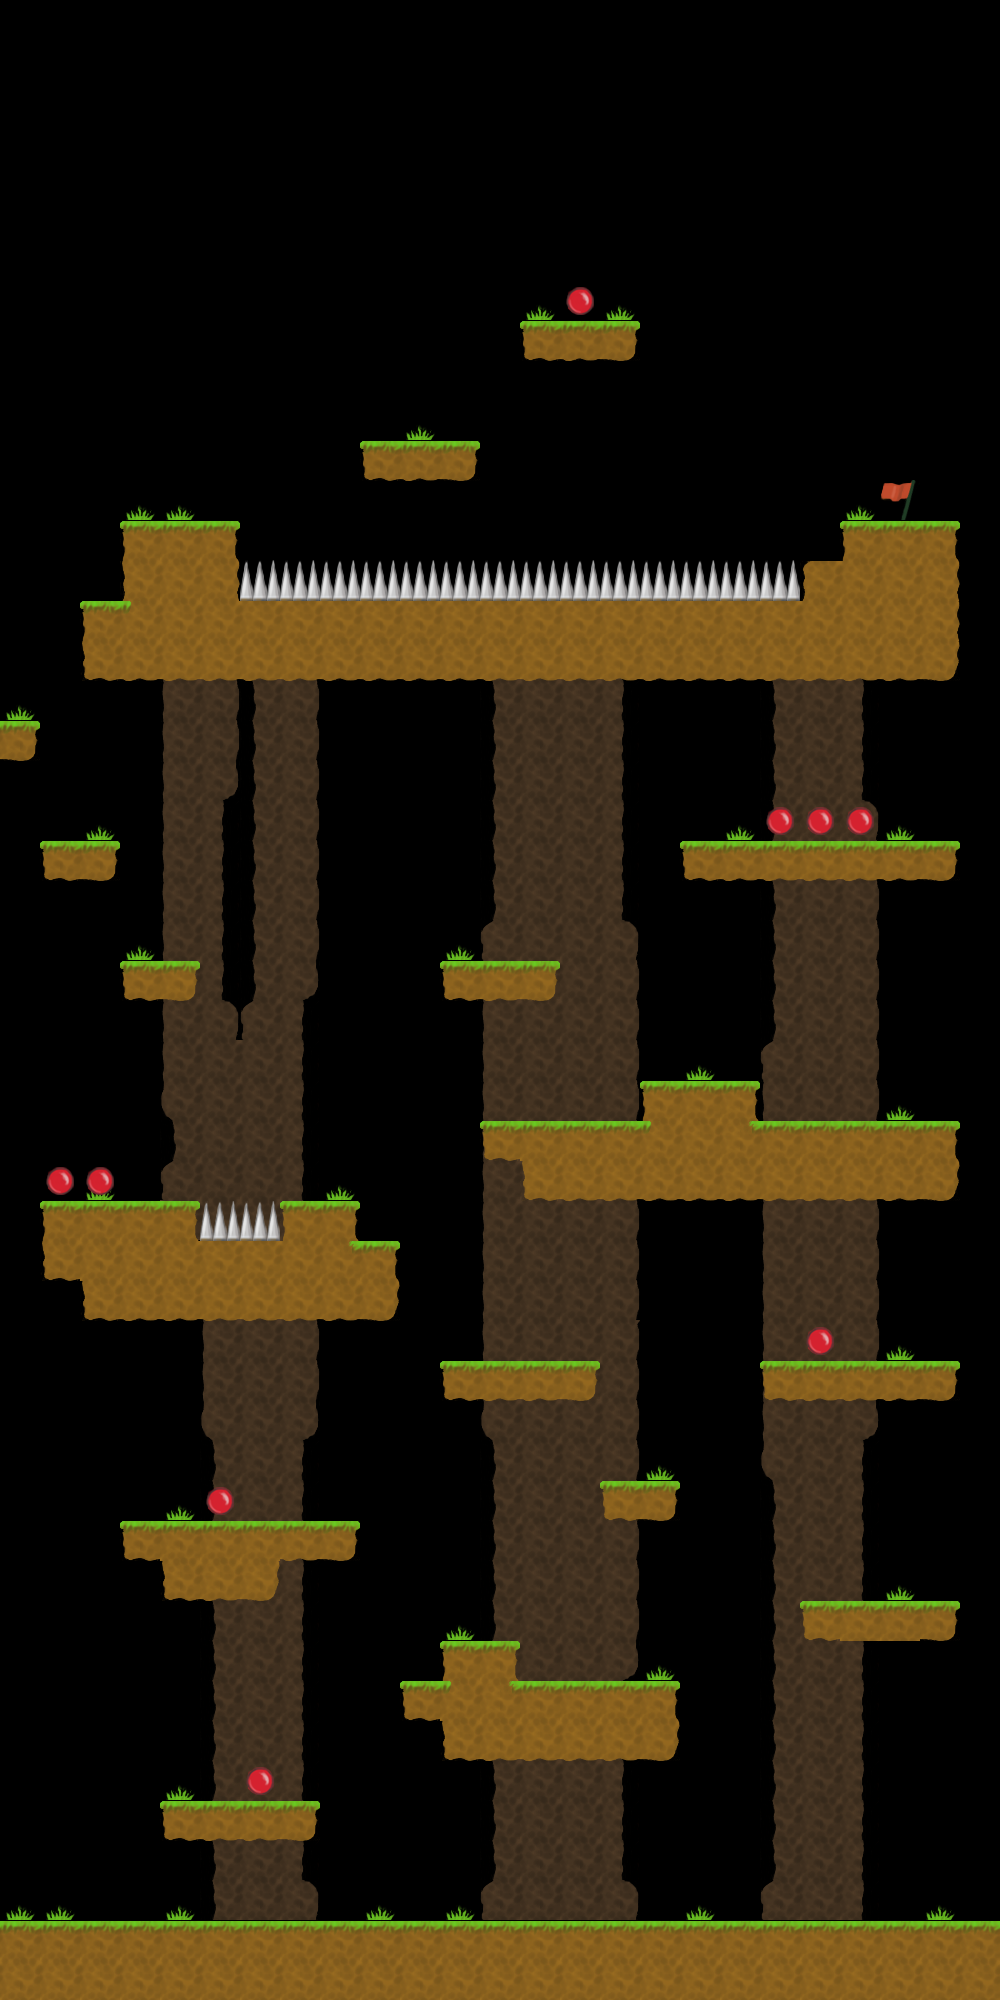

This is a level from a 2D game, rendered from its Tiled map with the project's own tilesets. A one-line summary and the complete map file follow:
An orthogonal 25x50 tile map with 40x40 px tiles, 2 tile layers (1, 2), 2 tilesets.

<map version="1.0" orientation="orthogonal" renderorder="right-down" width="25" height="50" tilewidth="40" tileheight="40" nextobjectid="1">
 <tileset firstgid="1" name="tiles" tilewidth="40" tileheight="40" tilecount="40" columns="10">
  <image source="../tiles.png" width="400" height="160" />
 </tileset>
 <tileset firstgid="41" name="tiles" tilewidth="40" tileheight="40" tilecount="40" columns="10">
  <image source="../tiles.png" width="400" height="160" />
 </tileset>
 <layer name="1" width="25" height="50">
  <data encoding="csv">
0,0,0,0,0,0,0,0,0,0,0,0,0,0,0,0,0,0,0,0,0,0,0,0,0,
0,0,0,0,0,0,0,0,0,0,0,0,0,0,0,0,0,0,0,0,0,0,0,0,0,
0,0,0,0,0,0,0,0,0,0,0,0,0,0,0,0,0,0,0,0,0,0,0,0,0,
0,0,0,0,0,0,0,0,0,0,0,0,0,0,0,0,0,0,0,0,0,0,0,0,0,
0,0,0,0,0,0,0,0,0,0,0,0,0,0,0,0,0,0,0,0,0,0,0,0,0,
0,0,0,0,0,0,0,0,0,0,0,0,0,0,0,0,0,0,0,0,0,0,0,0,0,
0,0,0,0,0,0,0,0,0,0,0,0,0,0,0,0,0,0,0,0,0,0,0,0,0,
0,0,0,0,0,0,0,0,0,0,0,0,0,6,0,6,0,0,0,0,0,0,0,0,0,
0,0,0,0,0,0,0,0,0,0,0,0,0,0,0,0,0,0,0,0,0,0,0,0,0,
0,0,0,0,0,0,0,0,0,0,0,0,0,0,0,0,0,0,0,0,0,0,0,0,0,
0,0,0,0,0,0,0,0,0,0,6,0,0,0,0,0,0,0,0,0,0,0,0,0,0,
0,0,0,0,0,0,0,0,0,0,0,0,0,0,0,0,0,0,0,0,0,0,0,0,0,
0,0,0,6,6,0,0,0,0,0,0,0,0,0,0,0,0,0,0,0,0,6,7,0,0,
0,0,0,0,0,0,0,0,0,0,0,0,0,0,0,0,0,0,0,0,0,0,0,0,0,
0,0,0,0,0,0,3,3,3,3,3,3,3,3,3,3,3,3,3,3,0,0,0,0,0,
0,0,0,0,0,0,0,0,0,0,0,0,0,0,0,0,0,0,0,0,0,0,0,0,0,
0,0,0,0,13,14,21,14,0,0,0,0,21,5,5,32,0,0,0,31,5,32,0,0,0,
6,0,0,0,13,14,31,14,0,0,0,0,31,5,5,32,0,0,0,31,5,32,0,0,0,
0,0,0,0,13,14,31,14,0,0,0,0,31,5,5,32,0,0,0,31,5,32,0,0,0,
0,0,0,0,13,22,31,14,0,0,0,0,31,5,5,32,0,0,0,31,5,32,0,0,0,
0,0,6,0,13,32,31,14,0,0,0,0,31,5,5,32,0,0,6,31,5,12,6,0,0,
0,0,0,0,13,32,31,14,0,0,0,0,31,5,5,32,0,0,0,31,5,14,0,0,0,
0,0,0,0,13,32,31,14,0,0,0,0,31,5,5,32,0,0,0,31,5,14,0,0,0,
0,0,0,6,13,32,31,14,0,0,0,6,11,5,5,12,0,0,0,31,5,14,0,0,0,
0,0,0,0,13,32,31,22,0,0,0,0,13,5,5,14,0,0,0,31,5,14,0,0,0,
0,0,0,0,13,12,11,32,0,0,0,0,13,5,5,14,0,0,0,31,5,14,0,0,0,
0,0,0,0,13,5,5,32,0,0,0,0,13,5,5,14,0,6,0,11,5,14,0,0,0,
0,0,0,0,21,5,5,32,0,0,0,0,13,5,5,14,0,0,0,13,5,14,6,0,0,
0,0,0,0,31,5,5,32,0,0,0,0,13,5,5,14,0,0,0,13,5,14,0,0,0,
0,0,6,0,11,5,5,32,6,0,0,0,13,5,5,14,0,0,0,13,5,14,0,0,0,
0,0,0,0,5,5,5,32,0,0,0,0,13,5,5,14,0,0,0,13,5,14,0,0,0,
0,0,0,0,0,13,5,32,0,0,0,0,13,5,5,14,0,0,0,13,5,14,0,0,0,
0,0,0,0,0,13,5,12,0,0,0,0,13,5,5,14,0,0,0,13,5,14,0,0,0,
0,0,0,0,0,13,5,14,0,0,0,0,13,5,5,19,0,0,0,13,5,14,6,0,0,
0,0,0,0,0,13,5,14,0,0,0,0,13,5,5,14,0,0,0,13,5,14,0,0,0,
0,0,0,0,0,21,5,22,0,0,0,0,21,5,5,14,0,0,0,13,5,22,0,0,0,
0,0,0,0,0,31,5,32,0,0,0,0,31,5,5,14,6,0,0,21,5,32,0,0,0,
0,0,0,0,6,31,5,32,0,0,0,0,31,5,5,14,0,0,0,31,5,32,0,0,0,
0,0,0,0,0,31,5,32,0,0,0,0,31,5,5,14,0,0,0,31,5,32,0,0,0,
0,0,0,0,0,31,5,32,0,0,0,0,31,5,5,14,0,0,0,31,5,32,6,0,0,
0,0,0,0,0,31,5,32,0,0,0,6,31,5,5,14,0,0,0,31,5,32,0,0,0,
0,0,0,0,0,31,5,32,0,0,0,0,31,5,5,22,6,0,0,31,5,32,0,0,0,
0,0,0,0,0,31,5,32,0,0,0,0,31,5,5,32,0,0,0,31,5,32,0,0,0,
0,0,0,0,0,31,5,32,0,0,0,0,31,5,5,32,0,0,0,31,5,32,0,0,0,
0,0,0,0,6,31,5,32,0,0,0,0,31,5,5,32,0,0,0,31,5,32,0,0,0,
0,0,0,0,0,31,5,32,0,0,0,0,31,5,5,32,0,0,0,31,5,32,0,0,0,
0,0,0,0,0,31,5,32,0,0,0,0,31,5,5,32,0,0,0,31,5,32,0,0,0,
6,6,0,0,6,31,5,12,0,6,0,6,11,5,5,12,0,6,0,11,5,32,0,6,0,
0,0,0,0,0,0,0,0,0,0,0,0,0,0,0,0,0,0,0,0,0,0,0,0,0,
0,0,0,0,0,0,0,0,0,0,0,0,0,0,0,0,0,0,0,0,0,0,0,0,0
</data>
 </layer>
 <layer name="2" width="25" height="50" offsetx="0" offsety="1">
  <data encoding="csv">
0,0,0,0,0,0,0,0,0,0,0,0,0,0,0,0,0,0,0,0,0,0,0,0,0,
0,0,0,0,0,0,0,0,0,0,0,0,0,0,0,0,0,0,0,0,0,0,0,0,0,
0,0,0,0,0,0,0,0,0,0,0,0,0,0,0,0,0,0,0,0,0,0,0,0,0,
0,0,0,0,0,0,0,0,0,0,0,0,0,0,0,0,0,0,0,0,0,0,0,0,0,
0,0,0,0,0,0,0,0,0,0,0,0,0,0,0,0,0,0,0,0,0,0,0,0,0,
0,0,0,0,0,0,0,0,0,0,0,0,0,0,0,0,0,0,0,0,0,0,0,0,0,
0,0,0,0,0,0,0,0,0,0,0,0,0,0,0,0,0,0,0,0,0,0,0,0,0,
0,0,0,0,0,0,0,0,0,0,0,0,0,0,10,0,0,0,0,0,0,0,0,0,0,
0,0,0,0,0,0,0,0,0,0,0,0,0,15,16,17,0,0,0,0,0,0,0,0,0,
0,0,0,0,0,0,0,0,0,0,0,0,0,0,0,0,0,0,0,0,0,0,0,0,0,
0,0,0,0,0,0,0,0,0,0,0,0,0,0,0,0,0,0,0,0,0,0,0,0,0,
0,0,0,0,0,0,0,0,0,15,16,17,0,0,0,0,0,0,0,0,0,0,0,0,0,
0,0,0,0,0,0,0,0,0,0,0,0,0,0,0,0,0,0,0,0,0,0,0,0,0,
0,0,0,23,1,24,0,0,0,0,0,0,0,0,0,0,0,0,0,0,0,23,1,24,0,
0,0,0,33,26,34,3,3,3,3,3,3,3,3,3,3,3,3,3,3,25,2,26,34,0,
0,0,23,30,2,2,2,2,2,2,2,2,2,2,2,2,2,2,2,2,2,2,2,34,0,
0,0,35,36,36,36,36,36,36,36,36,36,36,36,36,36,36,36,36,36,36,36,36,37,0,
0,0,0,0,0,0,0,0,0,0,0,0,0,0,0,0,0,0,0,0,0,0,0,0,0,
17,0,0,0,0,0,0,0,0,0,0,0,0,0,0,0,0,0,0,0,0,0,0,0,0,
0,0,0,0,0,0,0,0,0,0,0,0,0,0,0,0,0,0,0,0,0,0,0,0,0,
0,0,0,0,0,0,0,0,0,0,0,0,0,0,0,0,0,0,0,10,10,10,0,0,0,
0,15,17,0,0,0,0,0,0,0,0,0,0,0,0,0,0,15,16,16,16,16,16,17,0,
0,0,0,0,0,0,0,0,0,0,0,0,0,0,0,0,0,0,0,0,0,0,0,0,0,
0,0,0,0,0,0,0,0,0,0,0,0,0,0,0,0,0,0,0,0,0,0,0,0,0,
0,0,0,15,17,0,0,0,0,0,0,15,16,17,0,0,0,0,0,0,0,0,0,0,0,
0,0,0,0,0,0,0,0,0,0,0,0,0,0,0,0,0,0,0,0,0,0,0,0,0,
0,0,0,0,0,0,0,0,0,0,0,0,0,0,0,0,0,0,0,0,0,0,0,0,0,
0,0,0,0,0,0,0,0,0,0,0,0,0,0,0,0,23,1,24,0,0,0,0,0,0,
0,0,0,0,0,0,0,0,0,0,0,0,15,1,1,1,30,26,28,1,1,1,1,24,0,
0,10,10,0,0,0,0,0,0,0,0,0,0,35,36,36,36,36,36,36,36,36,36,37,0,
0,23,29,29,24,4,4,23,24,0,0,0,0,0,0,0,0,0,0,0,0,0,0,0,0,
0,35,2,2,2,2,2,26,28,24,0,0,0,0,0,0,0,0,0,0,0,0,0,0,0,
0,0,35,36,36,36,36,36,36,37,0,0,0,0,0,0,0,0,0,0,0,0,0,0,0,
0,0,0,0,0,0,0,0,0,0,0,0,0,0,0,0,0,0,0,0,10,0,0,0,0,
0,0,0,0,0,0,0,0,0,0,0,15,16,16,17,0,0,0,0,15,16,16,16,17,0,
0,0,0,0,0,0,0,0,0,0,0,0,0,0,0,0,0,0,0,0,0,0,0,0,0,
0,0,0,0,0,0,0,0,0,0,0,0,0,0,0,0,0,0,0,0,0,0,0,0,0,
0,0,0,0,0,10,0,0,0,0,0,0,0,0,0,15,17,0,0,0,0,0,0,0,0,
0,0,0,15,1,1,1,16,17,0,0,0,0,0,0,0,0,0,0,0,0,0,0,0,0,
0,0,0,0,35,36,37,0,0,0,0,0,0,0,0,0,0,0,0,0,0,0,0,0,0,
0,0,0,0,0,0,0,0,0,0,0,0,0,0,0,0,0,0,0,0,15,1,1,17,0,
0,0,0,0,0,0,0,0,0,0,0,23,24,0,0,0,0,0,0,0,0,0,0,0,0,
0,0,0,0,0,0,0,0,0,0,15,30,28,1,1,1,24,0,0,0,0,0,0,0,0,
0,0,0,0,0,0,0,0,0,0,0,35,36,36,36,36,37,0,0,0,0,0,0,0,0,
0,0,0,0,0,0,10,0,0,0,0,0,0,0,0,0,0,0,0,0,0,0,0,0,0,
0,0,0,0,15,16,16,17,0,0,0,0,0,0,0,0,0,0,0,0,0,0,0,0,0,
0,0,0,0,0,0,0,0,0,0,0,0,0,0,0,0,0,0,0,0,0,0,0,0,0,
0,0,0,0,0,0,0,0,0,0,0,0,0,0,0,0,0,0,0,0,0,0,0,0,0,
1,1,1,1,1,1,1,1,1,1,1,1,1,1,1,1,1,1,1,1,1,1,1,1,1,
2,2,2,2,2,2,2,2,2,2,2,2,2,2,2,2,2,2,2,2,2,2,2,2,2
</data>
 </layer>
</map>